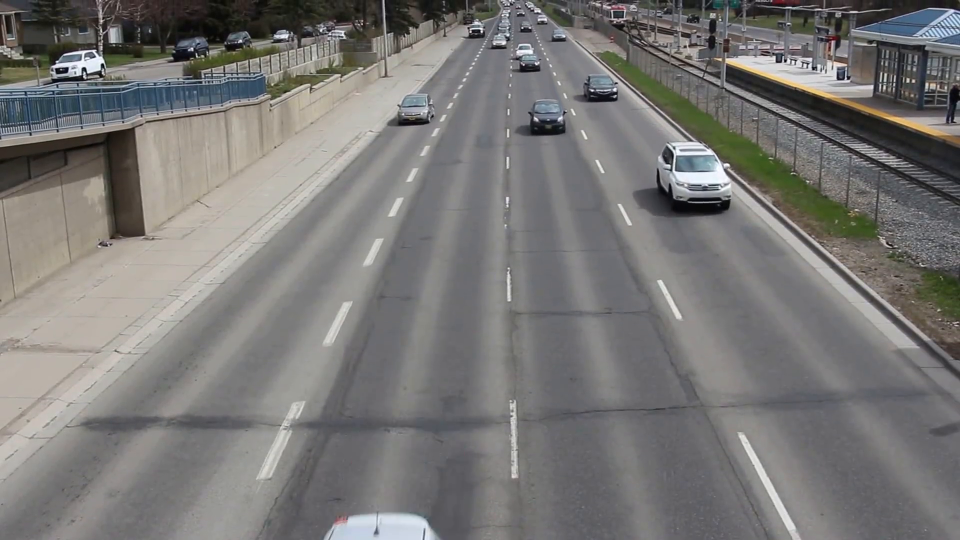
#> input picture frame 13 of vlv.mp4, 1920 x 1080 px (shown at 1/2 size)
$ python Mean_shift_object_tracking.py
#> lines starting #> are read from the running program, lines starting #| are printed output that depends on the picture; after the words box and inside, x2 and y2 are one past the last pixel; in counts of white or black regions, pixels touching at a corner belong together
import numpy as np
import cv2 as cv
from matplotlib import pyplot as plt

cap = cv.VideoCapture('vlv.mp4')
frame = cap.read()[1]
#> frame is the input picture: shape (1080, 1920, 3); mean B, G, R 117.9, 119.5, 120.9
frame = cv.resize(frame, (1280,720))
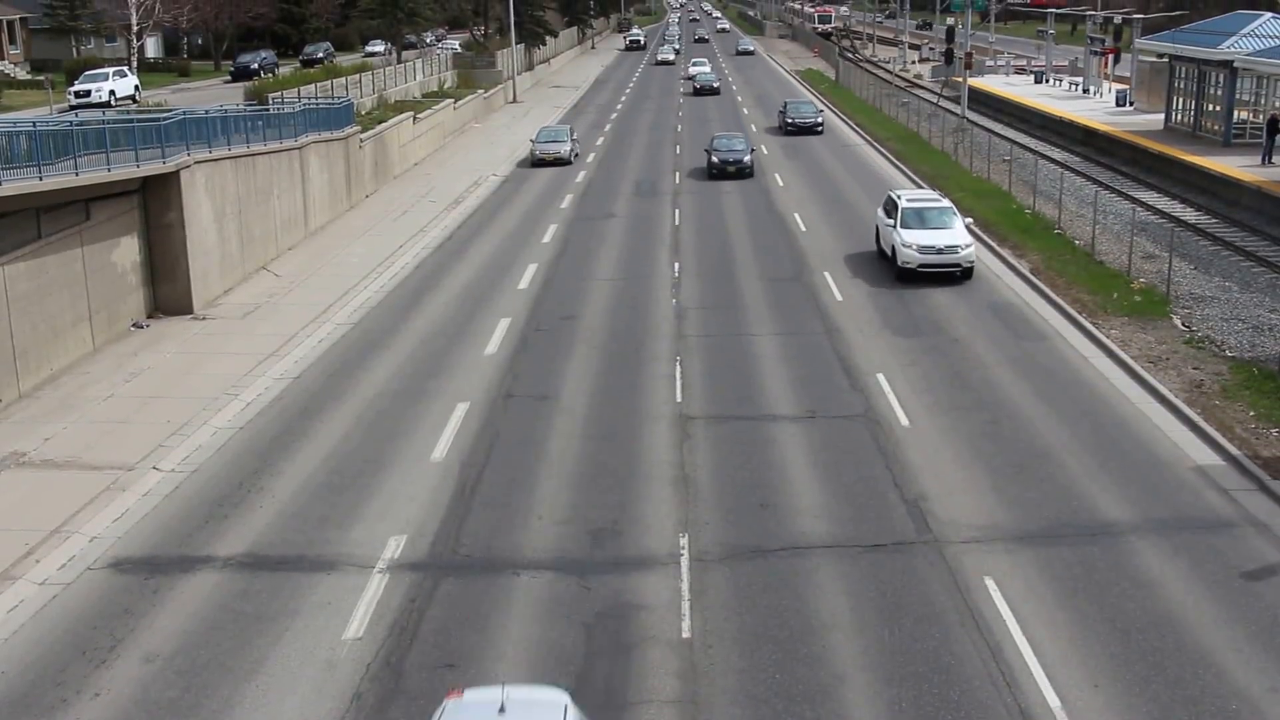
#> frame: shape (720, 1280, 3); mean B, G, R 117.8, 119.5, 120.9

x, y, w, h = 554,279,100,37
track_window = (x,y,w,h)

roi = frame[y:y+h, x:x+w]
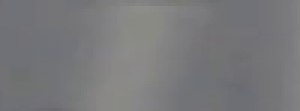
#> roi: shape (37, 100, 3) (shown 3 times larger); mean B, G, R 122.8, 120.8, 120.8
hsv_roi = cv.cvtColor(roi, cv.COLOR_BGR2HSV)
#> hsv_roi: shape (37, 100, 3); mean H, S, V 91.5, 7, 123.3
mask = cv.inRange(hsv_roi, np.array((0.,60.,32.)), np.array((180., 255., 255.)))
#> mask: shape (37, 100); every value is 0
roi_hist = cv.calcHist([hsv_roi], [0], mask, [180], [0,180])
#> roi_hist = 180 values from 0 to 0
cv.normalize(roi_hist, roi_hist, 0, 255, cv.NORM_MINMAX)


term_crit = ( cv.TERM_CRITERIA_EPS | cv.TERM_CRITERIA_COUNT, 10, 1)
while 1:
    frame = cap.read()[1]
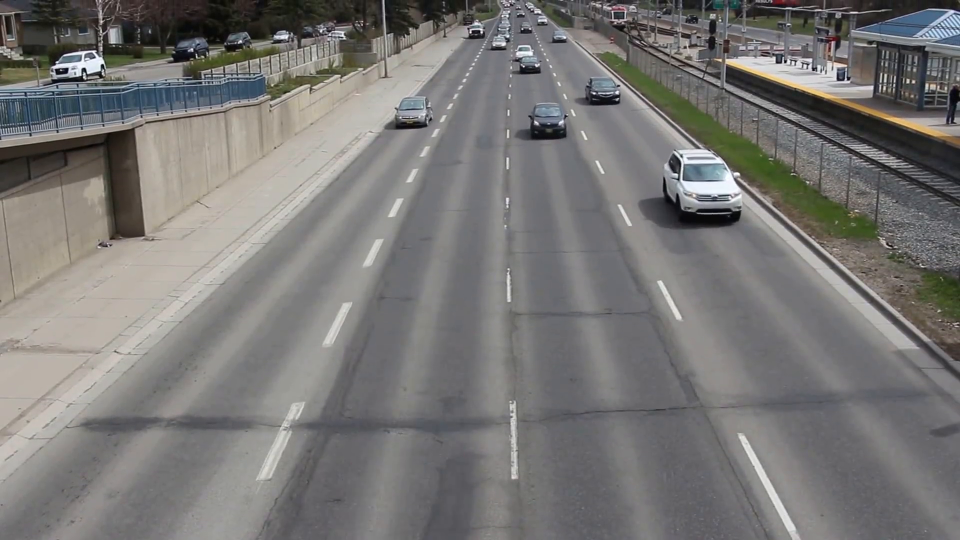
#> input picture frame 14 of vlv.mp4, 1920 x 1080 px (shown at 1/2 size)
#> frame is the input picture: shape (1080, 1920, 3); mean B, G, R 117.3, 119, 120.4
    frame = cv.resize(frame, (1280,720))
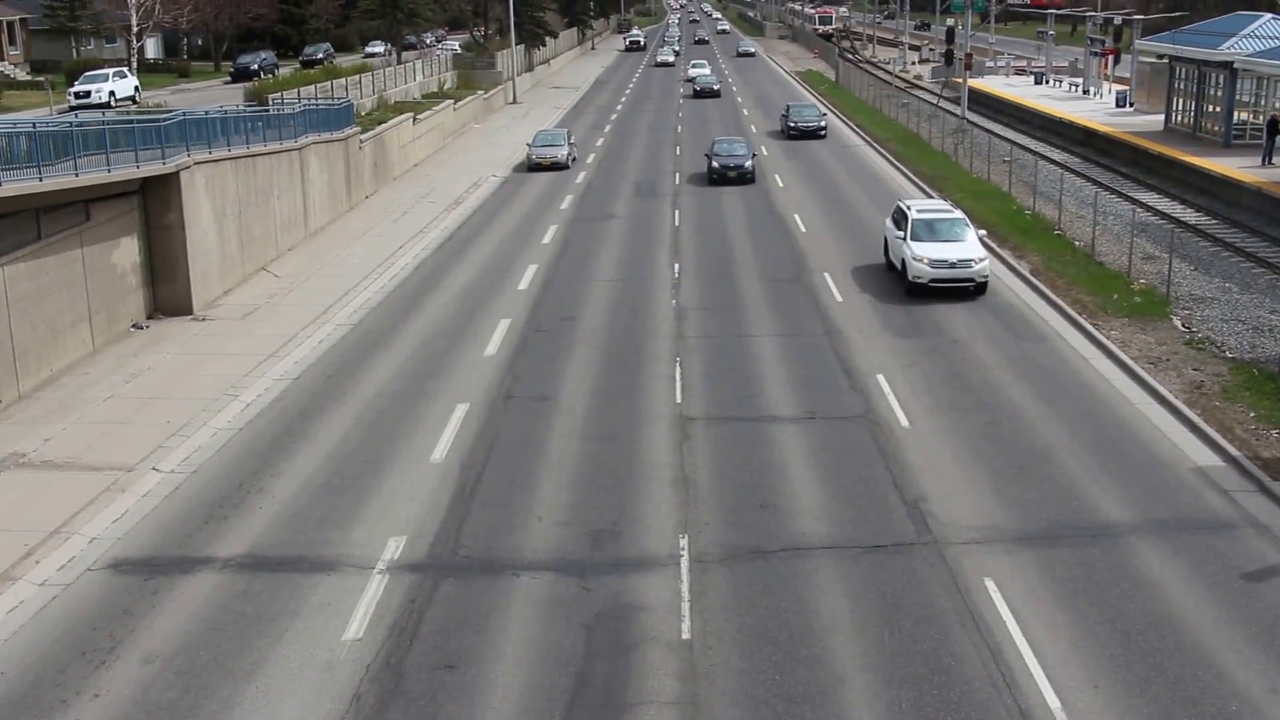
#> frame: shape (720, 1280, 3); mean B, G, R 117.3, 118.9, 120.4
    hsv = cv.cvtColor(frame, cv.COLOR_BGR2HSV)
#> hsv: shape (720, 1280, 3); mean H, S, V 66.7, 19.4, 122.9
    dst = cv.calcBackProject([hsv], [0], roi_hist, [0,180], 1)
#> dst: shape (720, 1280); every value is 0
    ret, track_window = cv.CamShift(dst, track_window, term_crit)
#> ret = ((0, 0), (0, 0), 0); track_window = (544, 269, 120, 57)
    # x,y,w,h = track_window
    # final_image = cv.rectangle(frame, (x,y), (x+w, y+h), 255, 2)
    pts = cv.boxPoints(ret)
#> pts = [[0, 0], [0, 0], [0, 0], [0, 0]]
    pts = np.int0(pts)
    final_image = cv.polylines(frame, [pts], True, (0,255,0), 2)
    cv.imshow('dst', dst)
    cv.imshow('car', final_image)
    if cv.waitKey(400) == 27:
#> (key Esc is pressed here)
        break


cap.release()
cv.waitKey(0)
cv.destroyAllWindows()
